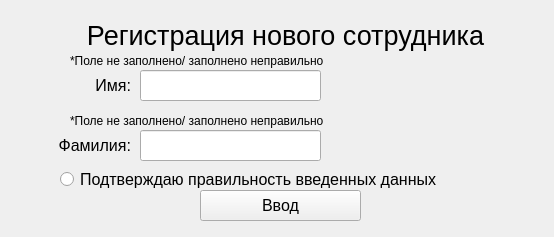
<?xml version="1.0" encoding="UTF-8"?>
<ui version="4.0">
 <class>MainWindow</class>
 <widget class="QMainWindow" name="MainWindow">
  <property name="geometry">
   <rect>
    <x>0</x>
    <y>0</y>
    <width>554</width>
    <height>237</height>
   </rect>
  </property>
  <property name="font">
   <font>
    <pointsize>12</pointsize>
   </font>
  </property>
  <property name="windowTitle">
   <string>MainWindow</string>
  </property>
  <widget class="QWidget" name="centralwidget">
   <widget class="QLabel" name="Label">
    <property name="geometry">
     <rect>
      <x>60</x>
      <y>0</y>
      <width>451</width>
      <height>71</height>
     </rect>
    </property>
    <property name="font">
     <font>
      <pointsize>20</pointsize>
     </font>
    </property>
    <property name="text">
     <string>Регистрация нового сотрудника</string>
    </property>
    <property name="alignment">
     <set>Qt::AlignCenter</set>
    </property>
   </widget>
   <widget class="QLineEdit" name="NameEntry">
    <property name="geometry">
     <rect>
      <x>140</x>
      <y>70</y>
      <width>181</width>
      <height>31</height>
     </rect>
    </property>
   </widget>
   <widget class="QLabel" name="Label_2">
    <property name="geometry">
     <rect>
      <x>20</x>
      <y>70</y>
      <width>111</width>
      <height>31</height>
     </rect>
    </property>
    <property name="text">
     <string>Имя:</string>
    </property>
    <property name="alignment">
     <set>Qt::AlignRight|Qt::AlignTrailing|Qt::AlignVCenter</set>
    </property>
   </widget>
   <widget class="QLabel" name="Label_3">
    <property name="geometry">
     <rect>
      <x>20</x>
      <y>130</y>
      <width>111</width>
      <height>31</height>
     </rect>
    </property>
    <property name="text">
     <string>Фамилия:</string>
    </property>
    <property name="alignment">
     <set>Qt::AlignRight|Qt::AlignTrailing|Qt::AlignVCenter</set>
    </property>
   </widget>
   <widget class="QLineEdit" name="SecondNameEntry">
    <property name="geometry">
     <rect>
      <x>140</x>
      <y>130</y>
      <width>181</width>
      <height>31</height>
     </rect>
    </property>
   </widget>
   <widget class="QPushButton" name="Submit">
    <property name="geometry">
     <rect>
      <x>200</x>
      <y>190</y>
      <width>161</width>
      <height>31</height>
     </rect>
    </property>
    <property name="text">
     <string>Ввод</string>
    </property>
   </widget>
   <widget class="QLabel" name="Error1">
    <property name="geometry">
     <rect>
      <x>70</x>
      <y>50</y>
      <width>341</width>
      <height>21</height>
     </rect>
    </property>
    <property name="font">
     <font>
      <pointsize>9</pointsize>
     </font>
    </property>
    <property name="text">
     <string>*Поле не заполнено/ заполнено неправильно</string>
    </property>
   </widget>
   <widget class="QLabel" name="Error2">
    <property name="geometry">
     <rect>
      <x>70</x>
      <y>110</y>
      <width>341</width>
      <height>21</height>
     </rect>
    </property>
    <property name="font">
     <font>
      <pointsize>9</pointsize>
     </font>
    </property>
    <property name="text">
     <string>*Поле не заполнено/ заполнено неправильно</string>
    </property>
   </widget>
   <widget class="QRadioButton" name="Confirm">
    <property name="geometry">
     <rect>
      <x>60</x>
      <y>170</y>
      <width>401</width>
      <height>18</height>
     </rect>
    </property>
    <property name="text">
     <string>Подтверждаю правильность введенных данных</string>
    </property>
   </widget>
  </widget>
 </widget>
 <resources/>
 <connections/>
</ui>
